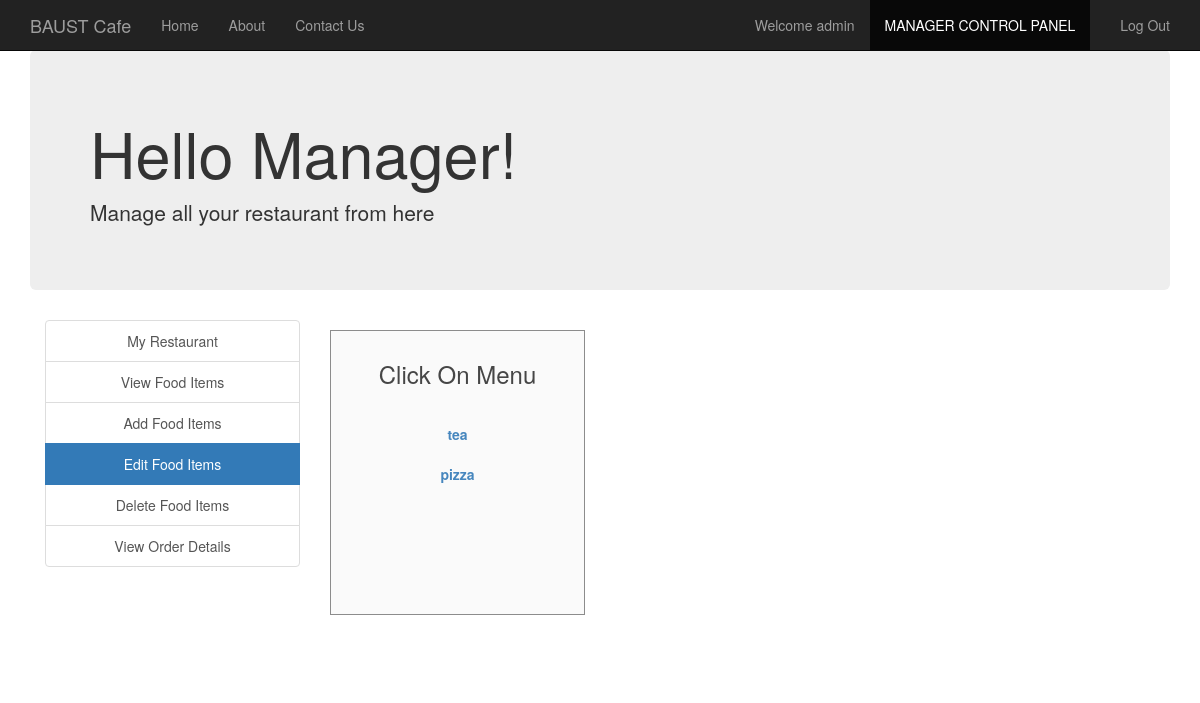
Page /Foodorder/edit_food_items.php (signed in) on the committed database.
### tables this page shows
CREATE TABLE `manager` (
  `username` varchar(30) NOT NULL,
  `fullname` varchar(30) NOT NULL,
  `email` varchar(30) NOT NULL,
  `contact` varchar(30) NOT NULL,
  `address` varchar(50) NOT NULL,
  `password` varchar(30) NOT NULL
);

CREATE TABLE `food` (
  `F_ID` int(30) NOT NULL,
  `name` varchar(30) NOT NULL,
  `price` int(30) NOT NULL,
  `description` varchar(200) NOT NULL,
  `R_ID` int(30) NOT NULL,
  `images_path` varchar(200) NOT NULL,
  `options` varchar(10) NOT NULL DEFAULT 'ENABLE'
);

### Foodorder/session_m.php (called while the page is built, shortened)
<?php
$conn = Connect();
$user_check=$_SESSION['login_user1'];
$query = "SELECT username FROM MANAGER WHERE username = '$user_check'";
$ses_sql = mysqli_query($conn, $query);
$row = mysqli_fetch_assoc($ses_sql);
$login_session =$row['username'];
?>

### Foodorder/edit_food_items.php (the view, shortened to what this page needs)
<?php
include('session_m.php');
?>
<!DOCTYPE html>
<html>
  <head>
  </head>
  <link rel="stylesheet" type = "text/css" href ="css/edit_food_items.css">
  <link rel="stylesheet" type = "text/css" href ="css/bootstrap.min.css">
  <body>
    <nav class="navbar navbar-inverse navbar-fixed-top navigation-clean-search" role="navigation">
      <div class="container">
        <div class="navbar-header">
          <a class="navbar-brand" href="index.php">BAUST Cafe</a>
        </div>
        <div class="collapse navbar-collapse " id="myNavbar">
          <ul class="nav navbar-nav">
            <li><a href="index.php">Home</a></li>
            <li><a href="aboutus.php">About</a></li>
            <li><a href="contactus.php">Contact Us</a></li>
          </ul>
          <ul class="nav navbar-nav navbar-right">
            <li><a href="#"><span class="glyphicon glyphicon-user"></span> Welcome <?php echo $login_session; ?> </a></li>
            <li class="active"> <a href="managerlogin.php">MANAGER CONTROL PANEL</a></li>
            <li><a href="logout_m.php"><span class="glyphicon glyphicon-log-out"></span> Log Out </a></li>
          </ul>
        </div>
      </div>
    </nav>
<div class="container">
    <div class="jumbotron">
     <h1>Hello Manager! </h1>
     <p>Manage all your restaurant from here</p>
    </div>
    </div>
<div class="container">
    	<div class="col-xs-3" style="text-align: center;">
    	<div class="list-group">
    		<a href="myrestaurant.php" class="list-group-item ">My Restaurant</a>
    		<a href="view_food_items.php" class="list-group-item ">View Food Items</a>
    		<a href="add_food_items.php" class="list-group-item ">Add Food Items</a>
    		<a href="edit_food_items.php" class="list-group-item active">Edit Food Items</a>
    		<a href="delete_food_items.php" class="list-group-item ">Delete Food Items</a>
        <a href="view_order_details.php" class="list-group-item ">View Order Details</a>
    	</div>
    </div>
<div class="col-xs-3">
  <div class="form-area" style="padding: 10px 10px 110px 10px; ">
    <div style="text-align: center;">
      <h3>Click On Menu <br><br></h3>
    </div>
    <?php
    $query = mysqli_query($conn, "SELECT * FROM food f WHERE f.R_ID IN (SELECT r.R_ID FROM RESTAURANTS r WHERE r.M_ID='$user_check') ORDER BY F_ID");
    while ($row = mysqli_fetch_array($query)) {
      ?>
      <div class="list-group" style="text-align: center;">
        <?php
      echo "<b><a href='edit_food_items.php?update= {$row['F_ID']}'>{$row['name']}</a></b>";
        ?>
      </div>
    <?php
    }
    ?>
  </div>
</div>
</div>
  </body>
<br>
</html>

### Foodorder/css/edit_food_items.css (style rules this page uses)
body,html { height: 100%; }
body { padding-top: 50px; background-image: url('headerimg2.jpg'); background-repeat: repeat; background-size: 100%; }
.form-area { background-color: #FAFAFA; padding: 10px 40px 60px; margin: 10px 0px 60px; border: 1px solid GREY; opacity:0.9; }

### rows in the picture
manager: username "admin"
food: name "tea"
food: name "pizza"
